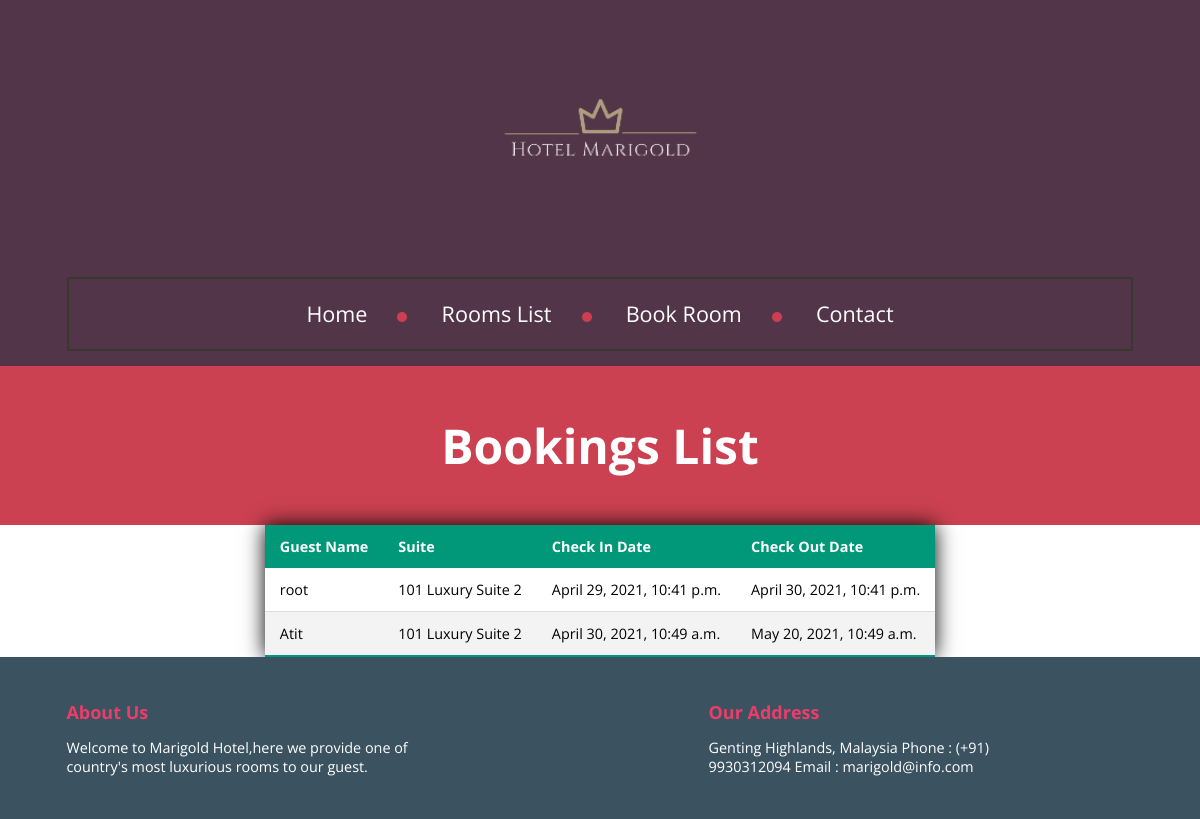
Page /index/booking_list/ on the committed database.
### accounts/models.py (models this page shows, shortened)
class Guest(models.Model):
    objects = None
    user = models.CharField(max_length=15)
    email = models.EmailField(max_length=50)
    phone = models.CharField(max_length=10)
    address = models.CharField(max_length=25)
    city = models.CharField(max_length=10)
    state = models.CharField(max_length=15)
    room = models.CharField(max_length=25)
    Check_in = models.DateTimeField()
    Check_out = models.DateTimeField()

### accounts/views.py (the view)
# urls.py: path('index/booking_list/', views.booking_list, name='booking_list'),
def booking_list(request):
    data = Guest.objects.all()
    return render(request, 'booking_list.html', {"messages": data})

### templates/booking_list.html (shortened to what this page needs)
<!DOCTYPE html>
<html>
{% load static %}
<head>
    <link rel="stylesheet" type="text/css" href="{% static '/css/pickmeup.css' %}">
    <link rel="stylesheet" type="text/css" href="{% static '/css/handle-counter.min.css' %}">
    <link rel="stylesheet" type="text/css" href="{% static '/css/main.css' %}">
</head>
<body>
    <header class="tm-header">
        <img class="tm-logo" src="{% static '/images/marigold.png' %}" alt="Majestic Hotel">
        <nav class="tm-nav">
       <div>
            <ul>
                <li class="tm-list"><a href="/index/home/">Home</a></li>
                <li class="tm-list"><a href="/index/rooms_list/">Rooms List</a></li>
                <li class="tm-list"><a href="/index/book/">Book Room</a></li>
                <li><a href="/index/contact/">Contact</a></li>
            </ul>
            </div>
        </nav>
    </header>
    <section class="tm-main">
           <p>Bookings List</p>
    </section>
   <div class="col-md-12">
        <div>
            <table class="content-table" align="center">
                <thead class="thead.dark">
                    <tr>
                        <th>Guest Name</th>
                        <th>Suite</th>
                        <th>Check In Date</th>
                        <th>Check Out Date</th>
                    </tr>
                </thead>
                <tbody>
                {% for i in messages %}
                    <tr>
                        <td>{{i.user}}</td>
                        <td>{{i.room}}</td>
                        <td>{{i.Check_in}}</td>
                        <td>{{i.Check_out}}</td>
                    </tr>
                {% endfor %}
                </tbody>
            </table>
        </div>
    </div>
    <footer class="tm-footer">
        <div class="tm-us">
        <p class="bold">About Us</p>
        <p>Welcome to Marigold Hotel,here we provide one of country's most luxurious rooms to our guest.</p>
        </div>
        <div class="tm-address">
        <p class="bold">Our Address</p>
        <p> Genting Highlands, Malaysia
            Phone : (+91) 9930312094
            Email : marigold@info.com</p>
        </div>
        <br/>
    </footer>
    </body>
</html>

### static/css/main.css (style rules this page uses)
* { margin: 0; padding: 0; font-family: 'Open Sans', sans-serif; }
.tm-header { background: #53354a; display: block; padding: 10px; }
.tm-logo { align-content: center; display: block; margin: 0 auto; width: 20%; }
.tm-nav { max-width: 90%; border: 2px solid #3a382e; display: block; margin: 30px auto 5px auto; }
.tm-nav div { display: table; padding: 10px; margin: 0px auto; }
.tm-nav div ul li { display:inline-block; }
.tm-nav div ul li a { font-size: 1.8vmax; padding: 10px 30px; text-decoration: none; color: #fff; line-height: 50px; }
.tm-list::after { content: url("../images/circle.png"); }
.bold { padding-bottom: 5px; font-size: 3vw; font-weight: 900; }
.tm-footer { background: #3b5360; display: block; padding: 20px; position: relative; }
.tm-us { display: inline-table; max-width: 30%; width: 30%; margin: 2% 0 2% 4% }
.tm-address { display: inline-table; max-width: 30%; width: 30%; margin: 2% 0 2% 25% }
.tm-us .bold, .tm-address .bold { color: #ec3c6a; font-size: 1.5vw; font-weight: 700; padding-bottom: 4%; }
.tm-us p, .tm-address p { color: #fff; font-size: 1.2vw; }
.tm-main { background: #cc4151; padding: 2%; }
.tm-main p { display: table; max-width: 30%; margin: 0 auto; font-size: 4vw; padding: 2%; color: #fff; font-weight: 700; }

### templates/booking_list.html (style rules this page uses)
.content-table { border-collapse: collapse; margin: auto; font-size: 0.9em; min-width: 400px; border-radius: 5px 5px0 0; overflow: hidden; box-shadow: 0 0 20px rgba(0, 0, 0.15); }
.content-table thead tr { background-color: #009879; color: #ffffff; text-align: left; font-weight: bold; }
.content-table th, .content-table td { padding: 12px 15px; }
.content-table tbody tr { border-bottom: 1px solid #dddddd; }
.content-table tbody tr:nth-of-type(even) { background-color: #f3f3f3; }
.content-table tbody tr:last-of-type { border-bottom:2px solid #009879; }

### rows in the picture
Guest: user "root", room "101 Luxury Suite 2", Check_in "April 29, 2021, 10:41 p.m.", Check_out "April 30, 2021, 10:41 p.m."
Guest: user "Atit", room "101 Luxury Suite 2", Check_in "April 30, 2021, 10:49 a.m.", Check_out "May 20, 2021, 10:49 a.m."
